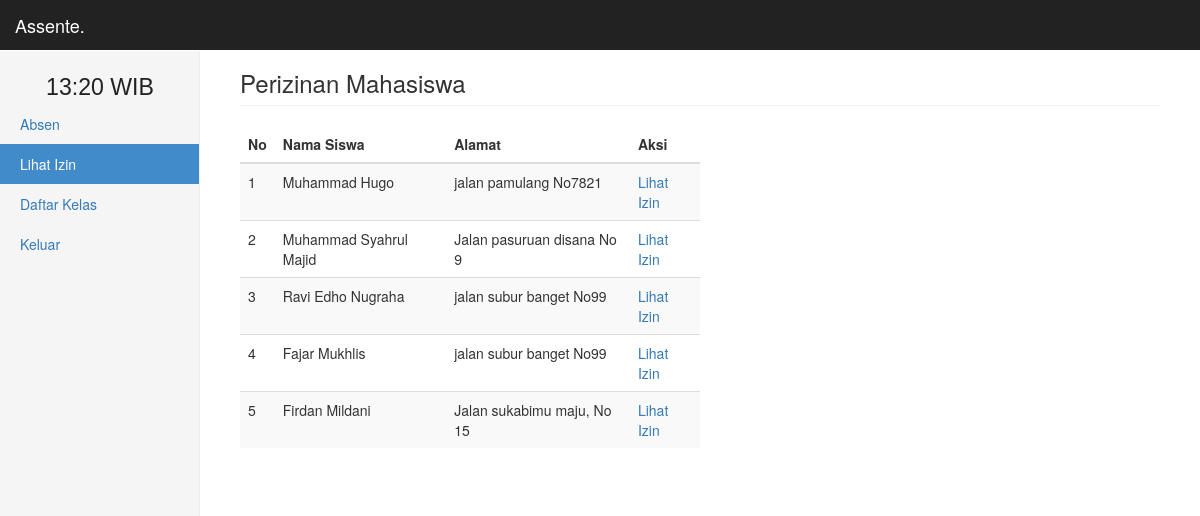
The page /catatan (signed in) on the database its author committed.
### tables this page shows
CREATE TABLE `detail_user` (
  `id_user` int(10) NOT NULL,
  `nis_user` varchar(100) NOT NULL,
  `name_user` varchar(255) NOT NULL,
  `sklh_user` varchar(255) NOT NULL,
  `jk_user` varchar(5) NOT NULL
);

### view/adm/catatan.php (the view, shortened to what this page needs)
<h3 class='page-header'>Perizinan Mahasiswa</h3>
	<div class='table-responsive'>
	<?php
		if (isset($_GET['id_siswa'])) {
			if ($_GET['id_siswa']!=="") {
				$id_user=$_GET['id_siswa'];
				include './view/note.php';
			} else {
				header("location:catatan");
			}
		} else {
			$sql = "SELECT*FROM detail_user ORDER BY sklh_user ASC";
			if ($conn->query($sql)->num_rows!==0) {
				echo "<table class='table table-striped' style='width:50%'>
					<thead>
						<tr>
							<th>No</th>
							<th>Nama Siswa</th>
							<th>Alamat</th>
							<th>Aksi</th>
						</tr>
					</thead>
					<tbody>";
				$query_siswa = $conn->query($sql);
				$no=0;
				while ($get_siswa = $query_siswa->fetch_assoc()) {
					$id_siswa = $get_siswa['id_user'];
					$name = $get_siswa['name_user'];
					$school = $get_siswa['sklh_user'];
					$no++;
					echo "<tr>
							<td>$no</td>
							<td>$name</td>
							<td>$school</td>
							<td><a href='catatan&id_siswa=$id_siswa' title='Catatan $name'>Lihat Izin</a></td>
						</tr>";
				}
				echo "</tbody></table>";
			} else {
				echo "<div class='alert alert-danger'><strong>Tidak ada Mahasiswa untuk ditampilkan</strong></div>";
			}
		}
	 ?>
</div>

### rows shown on the page
detail_user: name_user "Muhammad Hugo", sklh_user "jalan pamulang No7821"
detail_user: name_user "Muhammad Syahrul Majid", sklh_user "Jalan pasuruan disana No 9"
detail_user: name_user "Ravi Edho Nugraha", sklh_user "jalan subur banget No99"
detail_user: name_user "Fajar Mukhlis", sklh_user "jalan subur banget No99"
detail_user: name_user "Firdan Mildani", sklh_user "Jalan sukabimu maju, No 15"

### other values the page prints
$name[$i] "Absen"
$name[$i] "Lihat Izin"
$name[$i] "Daftar Kelas"
$name[$i] "Keluar"
